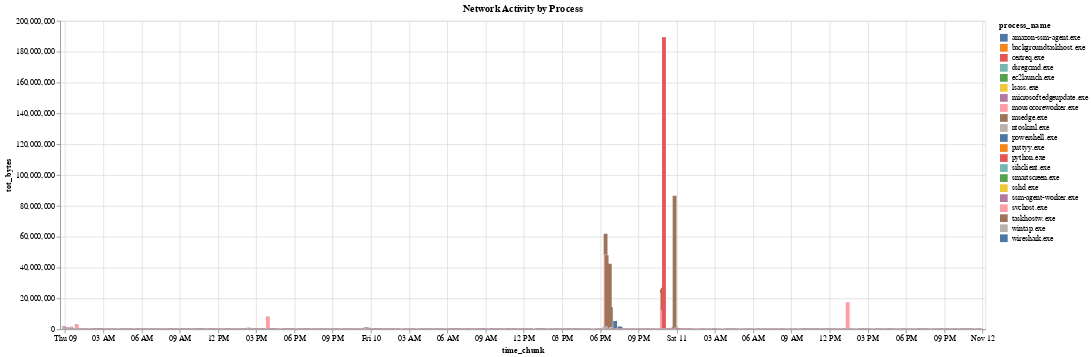

Write notebook code for a chart like this one.
### Code cell
alt.Chart(netuse_df).mark_bar().encode(
    x='time_chunk',
    y=alt.Y('tot_bytes'), #,scale=alt.Scale(type="symlog")),
    color='process_name',
    tooltip=['process_name:N','tot_length:Q','tc_process_pct:Q','tc_rank_pos:Q','time_chunk:T']
).properties(
    title='Network Activity by Process',
    width=1200,
    height=400
).interactive()

### Figure 1 — Vega-Lite specification as saved in the notebook (floating-point values rounded to 4 significant figures; data arrays with more than 128 entries replaced by an {"elided": "..."} marker saying what was removed)
{"config": {"view": {"continuousWidth": 400, "continuousHeight": 300}}, "data": {"name": "data-313daaa519e6b1b6c0576bae16e38abc"}, "mark": "bar", "encoding": {"color": {"field": "process_name", "type": "nominal"}, "tooltip": [{"field": "process_name", "type": "nominal"}, {"field": "tot_length", "type": "quantitative"}, {"field": "tc_process_pct", "type": "quantitative"}, {"field": "tc_rank_pos", "type": "quantitative"}, {"field": "time_chunk", "type": "temporal"}], "x": {"field": "time_chunk", "type": "temporal"}, "y": {"field": "tot_bytes", "type": "quantitative"}}, "height": 400, "selection": {"selector002": {"type": "interval", "bind": "scales", "encodings": ["x", "y"]}}, "title": "Network Activity by Process", "width": 1200, "$schema": "https://vega.github.io/schema/vega-lite/v4.17.0.json", "datasets": {"data-313daaa519e6b1b6c0576bae16e38abc": {"elided": "3546 records"}}}
